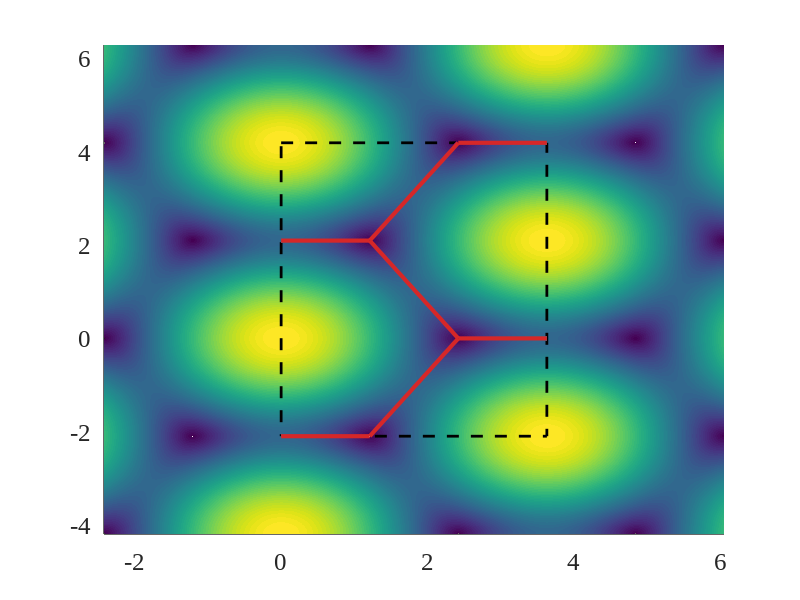

Write the MATLAB code that produced this figure. (Note: this script raises an error after producing the figure.)
clear
close all

a=4*pi/3/sqrt(3);

p_x=linspace(-a,2.5*a,2000);
p_y=linspace(-sqrt(3)*a,1.5*sqrt(3)*a,1500);
dp_x=p_x(2)-p_x(1)
dp_y=p_y(2)-p_y(1)
[p_x,p_y]=meshgrid(p_x,p_y);
energy=sqrt(1+4.*cos(sqrt(3)/2.*p_x).*(cos(3/2.*p_y)+cos(sqrt(3)/2.*p_x)));

A=[4*pi/(3*sqrt(3)),2/3*2*pi];
B=[2*pi/(3*sqrt(3)),1/3*2*pi];
C=[4*pi/(3*sqrt(3)),0];
D=[2*pi/(3*sqrt(3)),-1/3*2*pi];

AA=[2*pi/sqrt(3),2/3*2*pi];
BB=[0,1/3*2*pi];
CC=[2*pi/sqrt(3),0];
DD=[0,-1/3*2*pi];

color_blue = [31, 119, 180]/255;
color_red = [214, 39, 40]/255;
color_yellow = [255, 127, 14]/255;
color_purple = [148, 103, 189]/255;
color_green = [44, 160, 44]/255;

h=figure;

surface(p_x,p_y,energy,'EdgeColor','none')
hold on
plot3([AA(1),A(1),B(1),C(1),D(1),DD(1)],[AA(2),A(2),B(2),C(2),D(2),DD(2)],100*ones(1,6),'Color',color_red,'Linewidth', 3)
hold on
plot3([BB(1),B(1)],[BB(2),B(2)],100*ones(1,2),'Color',color_red,'Linewidth', 3)
hold on
plot3([CC(1),C(1)],[CC(2),C(2)],100*ones(1,2),'Color',color_red,'Linewidth', 3)
hold on
plot3([0,1.5*a,1.5*a,0,0],[sqrt(3)*a,sqrt(3)*a,-sqrt(3)*a/2,-sqrt(3)*a/2,sqrt(3)*a],99*ones(1,5),'k--','Linewidth', 2)
axis tight
% xlabel('p_x','Fontname', 'Times New Roman','FontSize',18)
% ylabel('p_y','Fontname', 'Times New Roman','FontSize',18)
set(gca, 'LineWidth',1,'Fontname', 'Times New Roman','FontSize',18)
width=480;
height=400;
set(gcf,'position',[10,10,width,height])
colormap(parula);
cbh = colorbar ; %Create Colorbar
% cbh.Ticks = [0,1,2,2.9] ; %Create 8 ticks from zero to 1
% cbh.TickLabels = {'0','1','2','2.9'} ;    %Replace the labels of these 8 ticks with the numbers 1 to 8

set(h,'Units','Inches');
pos = get(h,'Position');
set(h,'PaperPositionMode','Auto','PaperUnits','Inches','PaperSize',[pos(3), pos(4)])
print(h,'filename','-dpdf','-r0')

saveas(gcf,'alpha_T3_band_rectangle.png')